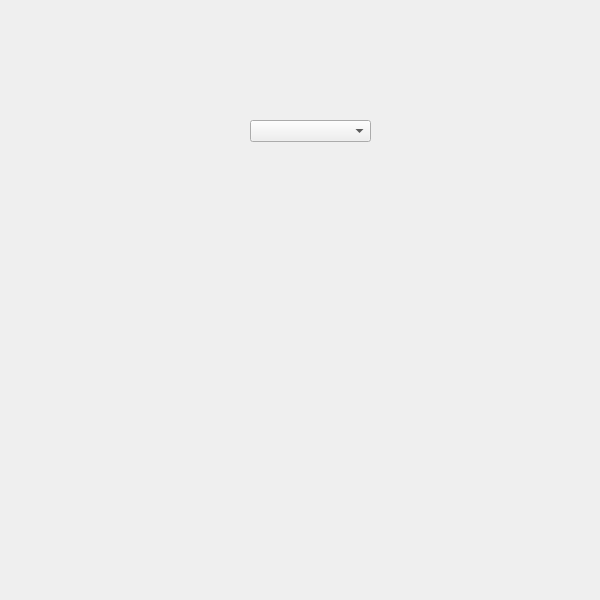
<?xml version="1.0" encoding="UTF-8"?>
<ui version="4.0">
 <class>Dialog</class>
 <widget class="QDialog" name="Dialog">
  <property name="geometry">
   <rect>
    <x>0</x>
    <y>0</y>
    <width>600</width>
    <height>600</height>
   </rect>
  </property>
  <property name="windowTitle">
   <string>Dialog</string>
  </property>
  <widget class="QComboBox" name="department_combobox">
   <property name="geometry">
    <rect>
     <x>250</x>
     <y>120</y>
     <width>121</width>
     <height>22</height>
    </rect>
   </property>
  </widget>
 </widget>
 <resources/>
 <connections/>
</ui>
